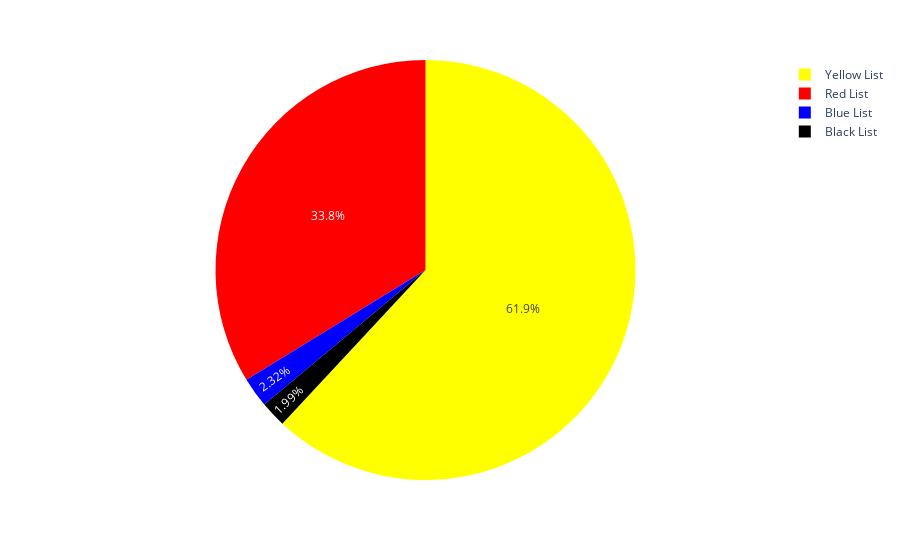

Source (notebook cell):
### Markdown cell above
- <h4> VISUALIZING RISK TYPE

### Code cell
# Creating a dataframe with value_counts
risk_type = new_df['risk_type'].value_counts().reset_index()

# Visulalizing risk type with their respective colors
fig = px.pie(risk_type, values='risk_type', names='index', color='index', 
             color_discrete_map={'Black List':'black','Blue List':'blue','Red List':'red','Yellow List':'yellow'})
fig.show()

### Figure 1 — Plotly figure (JSON) as saved in the notebook; plotly's stock layout.template omitted (floating-point values rounded to 4 significant figures)
{"data": [{"customdata": [["Yellow List"], ["Red List"], ["Blue List"], ["Black List"]], "domain": {"x": [0, 1], "y": [0, 1]}, "hovertemplate": "index=%{label}<br>risk_type=%{value}<extra></extra>", "labels": ["Yellow List", "Red List", "Blue List", "Black List"], "legendgroup": "", "marker": {"colors": ["yellow", "red", "blue", "black"]}, "name": "", "showlegend": true, "type": "pie", "values": [15896, 8662, 596, 511]}], "layout": {"legend": {"tracegroupgap": 0}, "margin": {"t": 60}}}
